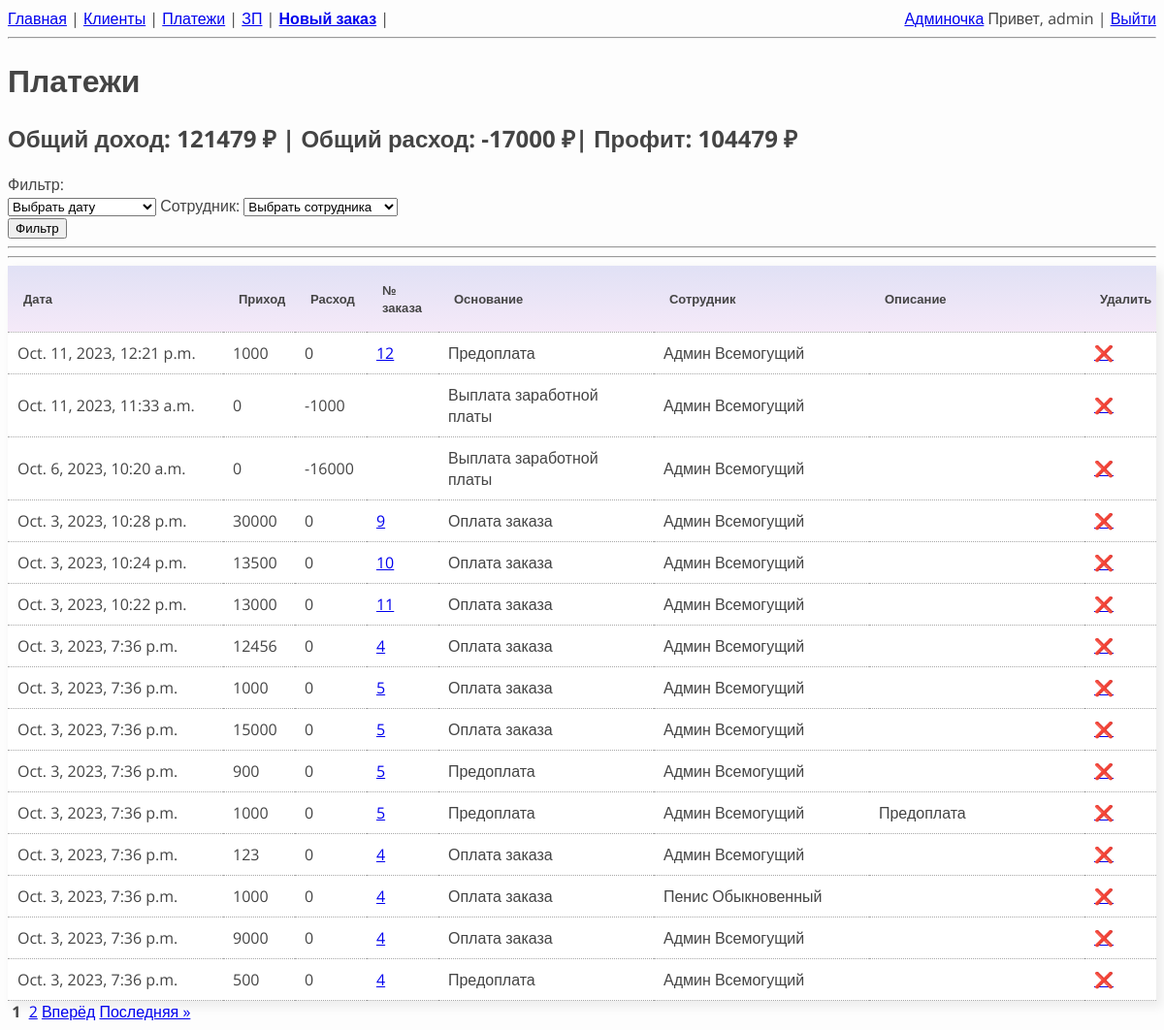
Page /payments/ (signed in) on the committed database.
### users/models.py (models this page shows)
class Employees(AbstractUser):
    percent = models.IntegerField(verbose_name='Процент от заказа', default=50)
    earnings = models.IntegerField(default=0, verbose_name='Заработок с последней выплаты')
    def __str__(self) -> str:
        full_name = super().get_full_name()
        return full_name

### orders/models.py (models this page shows, shortened)
class Payments(models.Model):
    class Meta:
        verbose_name = 'Платеж'
        verbose_name_plural = 'Платежи'
        ordering = ['-pk']
    PAYMENT_REASONS = (
        ('PREPAYMENT', 'Предоплата'),
        ('ORDER_PAYMENT', 'Оплата заказа'),
        ('REFUND', 'Возврат предоплаты'),
        ('SALARY_PAYOUT', 'Выплата заработной платы'),
    )
    order = models.ForeignKey(Order, on_delete=models.CASCADE, null=True, blank=True,
                                verbose_name='Заказ')
    employee = models.ForeignKey(Employees, on_delete=models.PROTECT, null=True, blank=True,
                                verbose_name='Исполнитель')
    payment_reason = models.CharField(max_length=30, verbose_name='Тип платежа',
                                    choices=PAYMENT_REASONS)
    date_creation = models.DateTimeField(default=timezone.now, verbose_name='Дата платежа')
    income = models.IntegerField(null=True, default=0, verbose_name='Приход')
    expense = models.IntegerField(null=True, default=0, verbose_name='Расход')
    comment = models.CharField(max_length=30, verbose_name='Комментарий', blank=True, default='')

class Order(models.Model):
    class Meta:
        verbose_name = 'Заказ'
        verbose_name_plural = 'Заказы'
        ordering = ['-pk']
    client = models.ForeignKey(Client, on_delete=models.PROTECT, verbose_name='Клиент')
    employee = models.ForeignKey(Employees, on_delete=models.PROTECT, null=True, blank=True,
                                verbose_name='Исполнитель')
    whats_broken = models.CharField(max_length=50, verbose_name='Неисправность')
    device_appearance = models.CharField(max_length=80, blank=True,
                                         default='', verbose_name='Состояние')
    device_type = models.CharField(max_length=20, blank=True, default='',
                                   verbose_name='Тип устройства')
    imei = models.CharField(max_length=20, blank=True, default='', verbose_name='IMEI/SN')
    device_brand = models.CharField(max_length=20, verbose_name='Производитель')
    device_model = models.CharField(max_length=20, verbose_name='Модель')
    device_kit = models.CharField(max_length=80, blank=True, default='',
                                  verbose_name='Комплектация')
    device_pass = models.CharField(max_length=20, blank=True, default='',
                                   verbose_name='Пароль')
    price = models.IntegerField(verbose_name='Орентировоная стоимость')
    note_hidden = models.CharField(max_length=150, blank=True, default='',
                                   verbose_name='Заметки клиент НЕ видит')
    note_client = models.CharField(max_length=150, blank=True, default='',
                                   verbose_name='Заметки клиент видит')
    prepayment = models.IntegerField(null=True, blank=True, verbose_name='Предоплата')
    profit = models.IntegerField(null=True, default=0, verbose_name='Профит')
    debt = models.IntegerField(null=True, default=0, verbose_name='Клиент должен')
    date_creation = models.DateTimeField(default=timezone.now, null=True, verbose_name='Дата создания')
    date_completion = models.DateTimeField(null=True, verbose_name='Дата готовности')
    in_work = models.BooleanField(default=True)

### orders/views.py (the view)
# urls.py: path('payments/', PaymentsView.as_view(), name='payments'),
class PaymentsView(PermissionRequiredMixin, ListView):
    permission_required = 'orders.view_payments'
    login_url = reverse_lazy('login')
    ordering = ['-pk']
    model = Payments
    template_name = 'payments.html'
    context_object_name = 'payments'
    paginate_by = 15
    def get_finance_info(self):
        all_income = self.object_list.aggregate(Sum('income'))['income__sum']
        if not all_income:
            all_income = 0
        all_expense = self.object_list.aggregate(Sum('expense'))['expense__sum']
        if not all_expense:
            all_expense = 0
        all_profit = all_income + all_expense
        finance_info = {
            'all_income': all_income,
            'all_expense': all_expense,
            'all_profit': all_profit
        }
        return finance_info
    def get_queryset(self) -> QuerySet[Any]:
        queryset = get_filtered_queryset(self)
        return queryset
    def get_context_data(self, **kwargs: Any) -> dict[str, Any]:
        context = super().get_context_data(**kwargs)
        cached_context = context
        del(cached_context['view'])
        cache.set_many({'cached_context': cached_context})
        get_initialized_forms(self, context)
        context['finance_info'] = self.get_finance_info()
        return context

### my_service/filter_forms.py
class FilterEmployeeForm(forms.ModelForm):
    class Meta:
        model = Employees
        fields = ['id']
    employee = forms.ModelChoiceField(label='Сотрудник',
                                      required=False,
                                      empty_label='Выбрать сотрудника',
                                      queryset=Employees.objects.all(),
                                      widget=forms.Select())

### my_service/filter_forms.py (called while the page is built)
def get_filtered_queryset(self):
    if self.request.GET.get('date') and self.request.GET.get('employee'):
        interval = get_interval(self)
        queryset = self.model.objects.filter(date_creation__range=(interval['start'], interval['end'])) & \
                   self.model.objects.filter(employee_id=self.request.GET.get('employee'))
    elif self.request.GET.get('date'):
        interval = get_interval(self)
        queryset = self.model.objects.filter(date_creation__range=(interval['start'], interval['end']))
    elif self.request.GET.get('employee'):
        queryset = self.model.objects.filter(employee_id=self.request.GET.get('employee'))
    else:
        queryset = self.model.objects.all()
    return queryset

def get_initialized_forms(self, context):
    context['filter_date_form'] = FilterDateForm(initial={'date': self.request.GET.get('date'),
                                                            'start': self.request.GET.get('start'),
                                                            'end': self.request.GET.get('end')})
    context['filter_employee_form'] = FilterEmployeeForm(initial={
                                                            'employee': self.request.GET.get('employee')})
    return context

### orders/templatetags/search_param_replace_tag.py (called while the page is built)
@register.simple_tag(takes_context=True)
def search_param_replace(context, **kwargs):
    params = context['request'].GET.copy()
    for key, value in kwargs.items():
        params[key] = value
    for key in [key for key, value in params.items() if not value]:
        del params[key]
    return params.urlencode()

### orders/templates/payments.html (shortened to what this page needs)
{% extends "base.html" %}
{% load static %}
{% block header %}Платежи{% endblock header %}
    {% block content%}
    <h2>Общий доход: {{ finance_info.all_income }} ₽ |
        Общий расход: {{ finance_info.all_expense }} ₽|
        Профит: {{ finance_info.all_profit }} ₽</h2>
    Фильтр:
    <br>
    <form action="" method="get" name="date_form">
        {% for field in filter_date_form %}
            {{ field }}
        {% endfor %}
        {{ filter_employee_form }}
        <br>
        <input type="submit" value="Фильтр">
    </form>
    <hr>
    <hr>
    <table class="payments full_width">
        <thead class="payments">
            <th width="15%">Дата</th>
            <th width="5%">Приход</th>
            <th width="5%">Расход</th>
            <th width="5%">№ заказа</th>
            <th width="15%">Основание</th>
            <th width="15%">Сотрудник</th>
            <th width="15%">Описание</th>
            <th width="5%">Удалить</th>
        </thead>
        <tbody>
            {% for payment in payments %}
            <tr>
                <td>{{payment.date_creation}}</td>
                <td>{{payment.income}}</td>
                <td>{{payment.expense}}</td>
                <td>{% if payment.order.id %}
                    <a href="{% url 'order' payment.order.id %}">{{payment.order.id}}</a>
                {% endif %}</td>
                <td>{{payment.get_payment_reason_display}}</td>
                <td>{{payment.employee.get_full_name}}</td>
                <td>{{payment.comment}}</td>
                <td> <a href="{% url 'delete_payment' payment.id %}">&#10060;</a></td>
            </tr>
            {% endfor %}
        </tbody>
    </table>
    {% endblock content %}

### my_service/templates/base.html (shortened to what this page needs)
<!DOCTYPE html>
{% load static %}
{% load search_param_replace_tag %}
<html>
<head>
    <link rel="stylesheet" href="{% static 'css/style.css' %}" />
    <link rel="stylesheet" href="{% static 'css/table.css' %}" />
    <link rel="stylesheet" href="{% static 'css/popup.css' %}" />
</head>
<body>
    <div>
        <a href="{% url 'orders' %}">Главная</a> |
        <a href="{% url 'clients' %}">Клиенты</a> |
        <a href="{% url 'payments' %}?date=month">Платежи</a> |
        <a href="{% url 'main_salary' %}">ЗП</a> |
        <a href="{% url 'create_order' %}"><b>Новый заказ</b></a> |
        {% if request.user.is_authenticated %}
            <div class="last">
            {% if request.user.is_superuser %}
                <a href="/admin/">Админочка</a>
            {% endif %}
            Привет, {{ request.user.username }} |
            <a href="{% url 'logout' %}">Выйти</a>   </div>
        {% else %}
            <div class="last"><a href="{% url 'login' %}"><b>Войти</b></a> |
            <a href="{% url 'register' %}"><b>Регистрация</b></a></div>
        {% endif %}
    </div>
    <hr>
    <h1>{% block header %}{% endblock header %}</h1>
    <div>{% block content%}{% endblock content %}</div>
<span>
    {% if is_paginated %}
        <span>
            {% for page in paginator.page_range %}
                {% if page_obj.number == page %}
                    <b> {{page}} </b>
                {% elif page >= page_obj.number|add:-2 and page <= page_obj.number|add:2 %}
                    <a href="?{% search_param_replace page=page%}">{{page}}</a>
                {% endif %}
            {% endfor %}
        </span>
        {% if page_obj.has_next %}
            <a href="?{% search_param_replace page=page_obj.next_page_number %}">Вперёд</a>
            <a href="?{% search_param_replace page=page_obj.paginator.num_pages %}">Последняя &raquo;</a>
        {% endif %}
    {% endif %}
</span>
</body>
</html>

### my_service/static/css/style.css (style rules this page uses)
*, *::before, *::after { box-sizing: border-box; }
body { font-family: 'Open Sans', sans-serif; font-weight: 400; font-size: 16px; color: #444444; background-color: rgb(253, 253, 253); }
.last { float: right; }

### my_service/static/css/table.css (style rules this page uses)
table { border-collapse: collapse; box-shadow: 5px 5px 10px 1px rgba(0, 0, 0, 0.068); }
table.full_width { table-layout: fixed; width: 100%; }
th { background: linear-gradient(rgba(61, 61, 190, 0.158), rgba(142, 15, 180, 0.089)); padding: 16px; font-size: 13px; font-weight: 700; text-align: left; }
tr { padding: 5px; background-color: #ffffff; border-bottom: dotted; border-color: #a7a7a7; border-width: 1px; }
td { padding: 10px; }

### rows in the picture
Employees: user.username "admin"
Payments: date_creation "Oct. 11, 2023, 12:21 p.m.", income "1000", expense "0", order.id "12", payment_reason "Предоплата", employee.get_full_name "Админ Всемогущий"
Payments: date_creation "Oct. 11, 2023, 11:33 a.m.", income "0", expense "-1000", payment_reason "Выплата заработной платы", employee.get_full_name "Админ Всемогущий"
Payments: date_creation "Oct. 6, 2023, 10:20 a.m.", income "0", expense "-16000", payment_reason "Выплата заработной платы", employee.get_full_name "Админ Всемогущий"
Payments: date_creation "Oct. 3, 2023, 10:28 p.m.", income "30000", expense "0", order.id "9", payment_reason "Оплата заказа", employee.get_full_name "Админ Всемогущий"
Payments: date_creation "Oct. 3, 2023, 10:24 p.m.", income "13500", expense "0", order.id "10", payment_reason "Оплата заказа", employee.get_full_name "Админ Всемогущий"
Payments: date_creation "Oct. 3, 2023, 10:22 p.m.", income "13000", expense "0", order.id "11", payment_reason "Оплата заказа", employee.get_full_name "Админ Всемогущий"
Payments: date_creation "Oct. 3, 2023, 7:36 p.m.", income "12456", expense "0", order.id "4", payment_reason "Оплата заказа", employee.get_full_name "Админ Всемогущий"
Payments: date_creation "Oct. 3, 2023, 7:36 p.m.", income "1000", expense "0", order.id "5", payment_reason "Оплата заказа", employee.get_full_name "Админ Всемогущий"
Payments: date_creation "Oct. 3, 2023, 7:36 p.m.", income "15000", expense "0", order.id "5", payment_reason "Оплата заказа", employee.get_full_name "Админ Всемогущий"
Payments: date_creation "Oct. 3, 2023, 7:36 p.m.", income "900", expense "0", order.id "5", payment_reason "Предоплата", employee.get_full_name "Админ Всемогущий"
Payments: date_creation "Oct. 3, 2023, 7:36 p.m.", income "1000", expense "0", order.id "5", payment_reason "Предоплата", employee.get_full_name "Админ Всемогущий", comment "Предоплата"
Payments: date_creation "Oct. 3, 2023, 7:36 p.m.", income "123", expense "0", order.id "4", payment_reason "Оплата заказа", employee.get_full_name "Админ Всемогущий"
Payments: date_creation "Oct. 3, 2023, 7:36 p.m.", income "1000", expense "0", order.id "4", payment_reason "Оплата заказа", employee.get_full_name "Пенис Обыкновенный"
Payments: date_creation "Oct. 3, 2023, 7:36 p.m.", income "9000", expense "0", order.id "4", payment_reason "Оплата заказа", employee.get_full_name "Админ Всемогущий"
Payments: date_creation "Oct. 3, 2023, 7:36 p.m.", income "500", expense "0", order.id "4", payment_reason "Предоплата", employee.get_full_name "Админ Всемогущий"

### other values in the picture
{{ finance_info.all_income }} "121479"
{{ finance_info.all_expense }} "-17000"
{{ finance_info.all_profit }} "104479"
{{ page }} "1"
{{ page }} "2"
